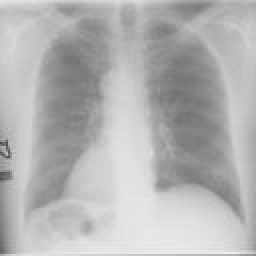
%> input picture 5.tif, 128 x 128 px (shown 2 times larger); its folder holds only this picture in this run
$ octave --eval "JPEG_Charalampaki_Eirini;"   (GNU Octave 9; MATLAB toolbox functions it lacks are replaced by stand-ins)
%> lines starting %> are read from the running program, lines starting %| are printed output that depends on the picture; in (x1, y1, x2, y2) boxes, pixels count from 0 and x2, y2 are one past the last pixel; in counts of white or black regions, pixels touching at a corner belong together; the program's own positions count from 1
function JPEG_Charalampaki_Eirini
% This is a JPEG encoding & decoding program of still image.
% it does not use level shifting.
% Discrete Cosine transform (DCT) is performed both by classical & Chen's
% Flowgraph methods. Predefined JPEG quantization array & Zigzag order are
% used here. 'RUN', 'LEVEL' coding is used instead of  Huffman coding.
% Compression ratio is compared for each DCT method. Effect of coarse and fine quantization is
% also examined. The execution time of 2 DCT methods is also checked.
% In addition, most energatic DCT coefficients are also applied to examine
% the effect in MatLab R2015a. Input is 9 gray scale pictures &
% output is 9*9=81 pictures to compare. Blocking effect is obvious.
%%%%%%%%%%%%%%%%%%%%%%%%%%%%%%%%%%%%%%%%%%%%%%%%%%%%%%%%%%%%%%%%%%%%%%%%%%
%%
%%%%%%%%%%%%%%%%%%%%%%%%%%%%%%%%%%%%%%%%%%%%%%%%%%%%%%%%%%%%%%%%%%%%%%%%%%

    %-------------------------- Initialization -----------------------------
    % JPEG default quantization array
    Q_8x8 =uint8([
            16 11 10 16  24  40  51  61
            12 12 14 19  26  58  60  55
            14 13 16 24  40  57  69  56
            14 17 22 29  51  87  80  62
            18 22 37 56  68 109 103  77
            24 35 55 64  81 104 113  92
            49 64 78 87 103 121 120 101
            72 92 95 98 112 100 103 99]);

    % I am interested in the energy of the dct coefficients, I will use
    % this matrix (found from long observation) to select dct coefficients.
    % lowest number -> highest priority
    dct_coefficient_priority_8x8 =[
           1   2   6   7  15  16  28  29;
           3   5   8  14  17  27  30  43;
           4   9  13  18  26  31  42  44;
          10  12  19  25  32  41  45  54;
          11  20  24  33  40  46  53  55;
          21  23  34  39  47  52  56  61;
          22  35  38  48  51  57  60  62;
          36  37  49  50  58  59  63  64];
    % if we decide to take 10 coefficients with the most energy, we will assign
    % 99 to ignore the other coefficients and remain with a matrix of 8x8

    %This suitable Zigzag order is formed from the  JPEG standard
    ZigZag_Order = uint8([
            1  9  2  3  10 17 25 18
            11 4  5  12 19 26 33 41
            34 27 20 13 6  7  14 21
            28 35 42 49 57 50 43 36
            29 22 15 8  16 23 30 37
            44 51 58 59 52 45 38 31
            24 32 39 46 53 60 61 54
            47 40 48 55 62 63 56 64]);

    % Finding the reverse zigzag order (8x8 matrix)
    reverse_zigzag_order_8x8 = zeros(8,8);
    for k = 1:(size(ZigZag_Order,1) *size(ZigZag_Order,2))
        reverse_zigzag_order_8x8(k) = find(ZigZag_Order== k);
    end;


    %---------------------------------------------------------------------


close all;

for Image_Index = 5:5    % the whole program will be tested for image 5


    %--------------------------load a picture ----------------------------
    switch Image_Index
    case {0,1}, input_image_128x128 = im2double( imread( sprintf( '%d.tif',Image_Index ),'tiff' ) );
    otherwise, input_image_128x128 = im2double( imread( sprintf( '%d.tif',Image_Index),'jpeg' ) );
%> input_image_128x128: size 128x128 double; min 0.29, max 0.941, mean 0.704
    end
    %-------------------------- ------------------------------------------


    %---------------- show the input image -------------------------------
    subplot(3,3,1);
    imshow(input_image_128x128);
    title( sprintf('original image #%d',Image_Index) );
    %---------------------------------------------------------------------

    for Quantization_Quality = 0:1 % 0 -> coarse quantization, 1 -> fine quantization
%> this loop made 2 passes; what is shown inside it comes from the first

    for DCT_type = 0:1    % 0 -> classic DCT, 1 -> Flowgraph fast DCT
%> this loop made 2 passes; what is shown inside it comes from the first

    for chosen_number_of_dct_coefficient = 1:63:64    % select 1 or 64 dct coefficients


    %---------------- choose energetic DCT coefficients ------------------
    % I will use this matrix to choose only the wanted number of dct coefficients
    % the matrix is initialized to zeros -> zero coefficient is chosen at the beginning
    coef_selection_matrix_8x8 = zeros(8,8);

    % this loop will choose 1 dct coefficients each time
    for l=1:chosen_number_of_dct_coefficient
        % find the most energetic coefficient from the mean_matrix
        [y,x] = find(dct_coefficient_priority_8x8==min(min(dct_coefficient_priority_8x8)));

        % select specific coefficients by location index y,x for the image to be compressed
        coef_selection_matrix_8x8(y,x) = 1;

        % set it as 99 for the chosen dct coefficient, so that in the next loop, we will choose the "next-most-energetic" coefficient
        dct_coefficient_priority_8x8(y,x) = 99;
    end

    % replicate the selection matrix for all the parts of the dct transform
    selection_matrix_128x128 = repmat( coef_selection_matrix_8x8,16,16 );
    %---------------------------------------------------------------------


    tic ;    % start mark for elapsed time for encoding & decoding


    %------------------------- Forward DCT -------------------------------
    % for each picture perform a 2 dimensional dct on 8x8 blocks.
    if DCT_type==0
        dct_transformed_image = Classic_DCT(input_image_128x128) .* selection_matrix_128x128;
    else
        dct_transformed_image = image_8x8_block_flowgraph_forward_dct(input_image_128x128) .* selection_matrix_128x128;
    end
    %---------------------------------------------------------------------


    %---------------- show the DCT of image ------------------------------
% one can use this portion to show DCT coefficients of the image
    subplot(2,2,2);
    imshow(dct_transformed_image);
    title( sprintf('8x8 DCT of image #%d',Image_Index) );
    %---------------------------------------------------------------------


    %normalize dct_transformed_image by the maximum coefficient value in dct_transformed_image
    Maximum_Value_of_dct_coeffieient = max(max(dct_transformed_image));
    dct_transformed_image = dct_transformed_image./Maximum_Value_of_dct_coeffieient;

    %integer conversion of dct_transformed_image
    dct_transformed_image_int = im2uint8( dct_transformed_image );


    %-------------------- Quantization -----------------------------------
    % replicate the 'Q_8x8' for at a time whole (128x128) image quantization
    if Quantization_Quality==0
        quantization_matrix_128x128 = repmat(Q_8x8,16,16 ); %for coarse quantization
    else
        quantization_matrix_128x128 = repmat(uint8(ceil(double(Q_8x8)./40)),16,16 );  %for fine quantization
    end

    %at a time whole image (128x128) quantization
    quantized_image_128x128 =  round(dct_transformed_image_int ./quantization_matrix_128x128) ; %round operation should be done here for lossy quantization
    %---------------------------------------------------------------------


    % Break 8x8 block into columns
    Single_column_quantized_image=im2col(quantized_image_128x128, [8 8],'distinct');


    %--------------------------- zigzag ----------------------------------
    % using the MatLab Matrix indexing power (specially the ':' operator) rather than any function
    ZigZaged_Single_Column_Image=Single_column_quantized_image(ZigZag_Order,:);
    %---------------------------------------------------------------------


    %---------------------- Run Level Coding -----------------------------
    % construct Run Level Pair from ZigZaged_Single_Column_Image
    run_level_pairs=uint8([]);
    for block_index=1:256    %block by block - total 256 blocks (8x8) in the 128x128 image
        single_block_image_vector_64(1:64)=0;
        for Temp_Vector_Index=1:64
            single_block_image_vector_64(Temp_Vector_Index) = ZigZaged_Single_Column_Image(Temp_Vector_Index, block_index);  %select 1 block sequentially from the ZigZaged_Single_Column_Image
        end
        non_zero_value_index_array = find(single_block_image_vector_64~=0); % index array of next non-zero entry in a block
        number_of_non_zero_entries = length(non_zero_value_index_array);  % # of non-zero entries in a block

    % Case 1: if first ac coefficient has no leading zeros then encode first coefficient
        if non_zero_value_index_array(1)==1,
           run=0;   % no leading zero
            run_level_pairs=cat(1,run_level_pairs, run, single_block_image_vector_64(non_zero_value_index_array(1)));
        end

    % Case 2: loop through each non-zero entry
        for n=2:number_of_non_zero_entries,
            % check # of leading zeros (run)
            run=non_zero_value_index_array(n)-non_zero_value_index_array(n-1)-1;
            run_level_pairs=cat(1, run_level_pairs, run, single_block_image_vector_64(non_zero_value_index_array(n)));
        end

    % Case 3: "End of Block" mark insertion
        run_level_pairs=cat(1, run_level_pairs, 255, 255);
    end
    %---------------------------------------------------------------------


    Compressed_image_size=size(run_level_pairs);        % file size after compression
    Compression_Ratio = 20480/Compressed_image_size(1,1);


% % %  -------------------------------------------------------------------
% % %  -------------------------------------------------------------------
% % %                DECODING
% % %  -------------------------------------------------------------------
% % %  -------------------------------------------------------------------


    %---------------------- Run Level Decoding ---------------------------
    % construct  ZigZaged_Single_Column_Image from Run Level Pair
    c=[];
    for n=1:2:size(run_level_pairs), % loop through run_level_pairs
        % Case 1 & Cae 2
        % concatenate zeros according to 'run' value
        if run_level_pairs(n)<255 % only end of block should have 255 value
            zero_count=0;
            zero_count=run_level_pairs(n);
            for l=1:zero_count    % concatenation of zeros accouring to zero_count
                c=cat(1,c,0);   % single zero concatenation
            end
            c=cat(1,c,run_level_pairs(n+1)); % concatenate single'level' i.e., a non zero value

        % Case 3: End of Block decoding
        else
            number_of_trailing_zeros= 64-mod(size(c),64);
            for l= 1:number_of_trailing_zeros    % concatenate as much zeros as needed to fill a block
                c=cat(1,c,0);
            end
        end
    end
    %---------------------------------------------------------------------


    %---------------------------------------------------------------------
    %    prepare the ZigZaged_Single_Column_Image vector (each column represents 1 block) from the
    %    intermediate concatenated vector "c"
    for i=1:256
        for j=1:64
            ZigZaged_Single_Column_Image(j,i)=c(64*(i-1)+j);
        end
    end
    %---------------------------------------------------------------------


    %--------------------------- reverse zigzag --------------------------
    %reverse zigzag procedure using the matrix indexing capability of MatLab (specially the ':' operator)
    Single_column_quantized_image = ZigZaged_Single_Column_Image(reverse_zigzag_order_8x8,:);
    %---------------------------------------------------------------------


   %image matrix construction from image column
    quantized_image_128x128 = col2im(Single_column_quantized_image,   [8 8],   [128 128],   'distinct');


    %-------------------- deQuantization ---------------------------------
    dct_transformed_image =  quantized_image_128x128.*quantization_matrix_128x128 ;
    %---------------------------------------------------------------------


    %-------------------------- Inverse DCT ------------------------------
    % restore the compressed image from the given set of coeficients
    if DCT_type==0
        restored_image = image_8x8_block_inv_dct( im2double(dct_transformed_image).*Maximum_Value_of_dct_coeffieient  ); %Maximum_Value_of_dct_coeffieient is used for reverse nornalization
    else
        restored_image = image_8x8_block_flowgraph_inverse_dct( im2double(dct_transformed_image).*Maximum_Value_of_dct_coeffieient  ); %Maximum_Value_of_dct_coeffieient is used for reverse nornalization
    end
    %---------------------------------------------------------------------


    elapsed_time = toc;    % time required for both enconing & decoding


    %-------------------------- Show restored image ----------------------
    subplot(3,3, Quantization_Quality*2^2+ DCT_type*2+ floor(chosen_number_of_dct_coefficient/64)+2);
    imshow( restored_image );

    if DCT_type == 0
        if Quantization_Quality == 0
            title( sprintf('coarse quantize\nClassic DCT\nRestored image with %d coeffs\nCompression ratio %.2f\nTime %f',chosen_number_of_dct_coefficient,Compression_Ratio,elapsed_time) );
        else
            title( sprintf('fine quantize\nclassic DCT\nRestored image with %d coeffs\nCompression ratio %.2f\nTime %f',chosen_number_of_dct_coefficient,Compression_Ratio,elapsed_time) );
        end
    else
        if Quantization_Quality == 0
            title( sprintf('coarse quantize\nFast DCT\nRestored image with %d coeffs\nCompression ratio %.2f\nTime %f',chosen_number_of_dct_coefficient,Compression_Ratio,elapsed_time) );
        else
            title( sprintf('fine quantize\nFast DCT\nRestored image with %d coeffs\nCompression ratio %.2f\nTime %f',chosen_number_of_dct_coefficient,Compression_Ratio,elapsed_time) );
        end
    end
    %---------------------------------------------------------------------


    end    % end of coefficient number loop
%> this loop made 2 passes
%> Maximum_Value_of_dct_coeffieient on passes 1 to 2: 7.2, 7.2
%> pass 1, in JPEG_Charalampaki_Eirini, `dct_transformed_image = Classic_DCT(input_image_128x128) .* selection_..`:
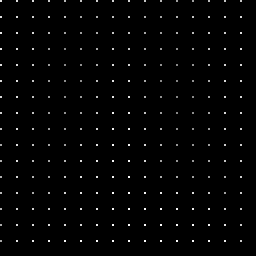
%> dct_transformed_image: size 128x128 double (shown 2 times larger); min 0, max 7.2, mean 0.088; drawn with min black and max white
%> pass 1, in JPEG_Charalampaki_Eirini, `imshow(dct_transformed_image);`:
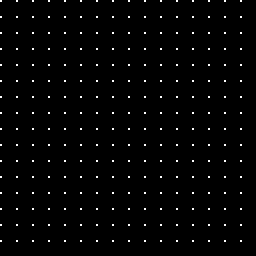
%> displayed picture: size 128x128, on the screen's scale of 0 to 255 (shown 2 times larger); 1.6% white in thin lines or dots, all inside (x1, y1, x2, y2) = (0, 0, 121, 121)
%> after the loop:
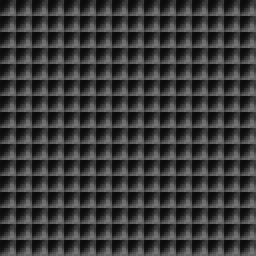
%> quantization_matrix_128x128: size 128x128 uint8 (shown 2 times larger); min 10, max 121, mean 57.6
%> after the loop:
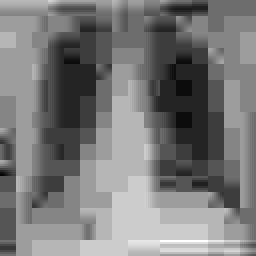
%> restored_image: size 128x128 double (shown 2 times larger); min 0.422, max 1.02, mean 0.706; drawn with min black and max white
%> after the loop, coef_selection_matrix_8x8 = [1 1 1 1 1 1 1 1; 1 1 1 1 1 1 1 1; 1 1 1 1 1 1 1 1; 1 1 1 1 1 1 1 1; 1 1 1 1 1 1 1 1; 1 1 1 1 1 1 1 1; 1 1 1 1 1 1 1 1; 1 1 1 1 1 1 1 1]; dct_coefficient_priority_8x8 = [99 99 99 99 99 99 99 99; 99 99 99 99 99 99 99 99; 99 99 99 99 99 99 99 99; 99 99 99 99 99 99 99 99; 99 99 99 99 99 99 99 99; 99 99 99 99 99 99 99 99; 99 99 99 99 99 99 99 99; 99 99 99 99 99 99 99 99]; number_of_trailing_zeros = [54 63]; single_block_image_vector_64 = 64 values, max 13 at index 1, min 0 at index 2, mean 0.234; zero_count = 0
    end    % end of DCT type loop
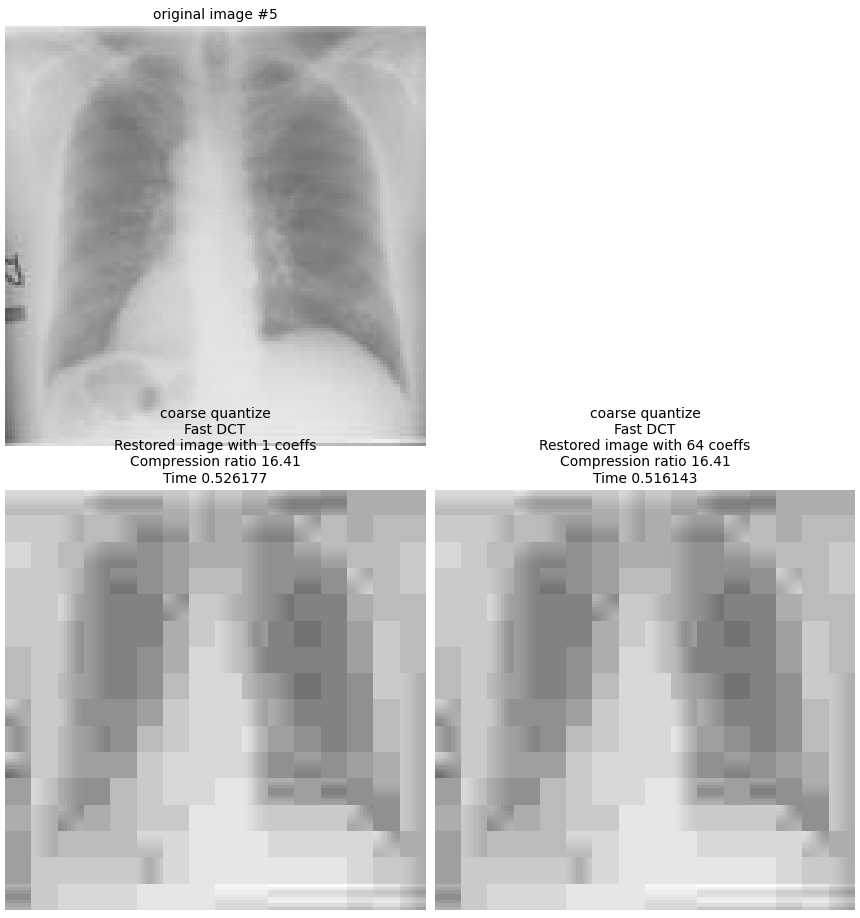
%> figure redrawn from the program's plot data, 3 panels
    end    % end of quantization qualoty loop
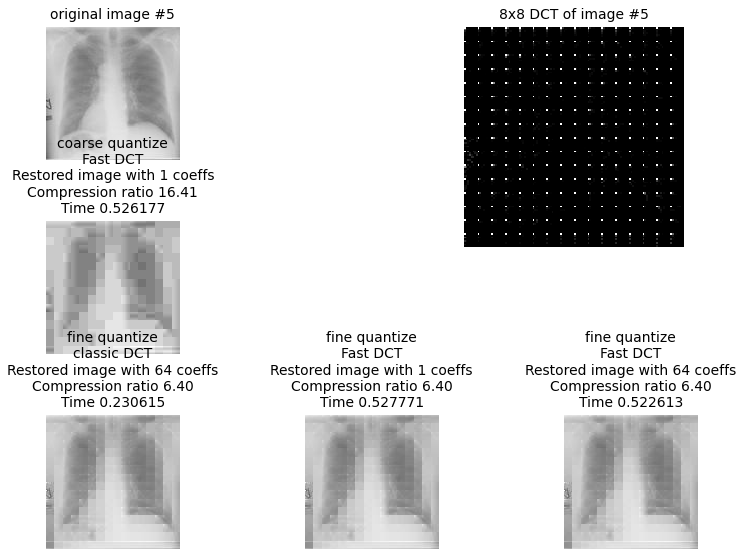
%> figure redrawn from the program's plot data, 6 panels
end    % end of image index loop

end    % end of 'jpeg' function
%%%%%%%%%%%%%%%%%%%%%%%%%%%%%%%%%%%%%%%%%%%%%%%%%%%%%%%%%%%%%%%%%%%%%%%%%%
%%         I N N E R   F U N C T I O N   I M P L E M E N T A T I O N
%% -----------------------------------------------------------------------
%%%%%%%%%%%%%%%%%%%%%%%%%%%%%%%%%%%%%%%%%%%%%%%%%%%%%%%%%%%%%%%%%%%%%%%%%%

% ------------------------------------------------------------------------
% Classic_DCT_Block_8x8 - implementation of a 2 Dimensional DCT
% assumption: input matrix is a square matrix !
% ------------------------------------------------------------------------
% [17 lines left out: function Classic_DCT_Block_8x8, not called in this run]


% ------------------------------------------------------------------------
% pdip_inv_dct2 - implementation of an inverse 2 Dimensional DCT
% assumption: input matrix is a square matrix !
% ------------------------------------------------------------------------
% [16 lines left out: function pdip_inv_dct2, not called in this run]


% ------------------------------------------------------------------------
% Classic_DCT - perform a block DCT for an image
% ------------------------------------------------------------------------
function transform_image = Classic_DCT( input_image )

transform_image = zeros( size( input_image,1 ),size( input_image,2 ) );
for m = 0:15
    for n = 0:15
        transform_image( m*8+[1:8],n*8+[1:8] ) = Classic_DCT_Block_8x8( input_image( m*8+[1:8],n*8+[1:8] ) );
    end
end
end


% ------------------------------------------------------------------------
% image_8x8_block_flowgraph_forward_dct - perform a block Flowgraph forward DCT for an image
% ------------------------------------------------------------------------
% [9 lines left out: function image_8x8_block_flowgraph_forward_dct, not called in this run]


% ------------------------------------------------------------------------
% image_8x8_block_inv_dct - perform a block inverse DCT for an image
% ------------------------------------------------------------------------
function restored_image = image_8x8_block_inv_dct( transform_image )

restored_image = zeros( size( transform_image,1 ),size( transform_image,2 ) );
for m = 0:15
    for n = 0:15
        restored_image( m*8+[1:8],n*8+[1:8] ) = pdip_inv_dct2( transform_image( m*8+[1:8],n*8+[1:8] ) );
    end
end
end


% ------------------------------------------------------------------------
% image_8x8_block_flowgraph_inverse_dct - perform a block Flowgraph inverse DCT for an image
% ------------------------------------------------------------------------
% [9 lines left out: function image_8x8_block_flowgraph_inverse_dct, not called in this run]


% ------------------------------------------------------------------------
% FLOWGRAPH forward dct (Chen,Fralick and Smith)
% ------------------------------------------------------------------------
% [147 lines left out: function flowgraph_forward_dct, not called in this run]


% ------------------------------------------------------------------------
% FLOWGRAPH Inverse dct (Chen,Fralick and Smith)
% ------------------------------------------------------------------------
% [147 lines left out: function flowgraph_inverse_dct, not called in this run]
